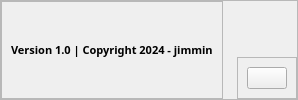
     <widget class="QFrame" name="footer">
      <property name="styleSheet">
       <string notr="true"/>
      </property>
      <property name="frameShape">
       <enum>QFrame::StyledPanel</enum>
      </property>
      <property name="frameShadow">
       <enum>QFrame::Raised</enum>
      </property>
      <layout class="QHBoxLayout" name="horizontalLayout_3">
       <property name="spacing">
        <number>7</number>
       </property>
       <property name="leftMargin">
        <number>0</number>
       </property>
       <property name="topMargin">
        <number>0</number>
       </property>
       <property name="rightMargin">
        <number>0</number>
       </property>
       <property name="bottomMargin">
        <number>0</number>
       </property>
       <item>
        <widget class="QFrame" name="footer_left">
         <property name="frameShape">
          <enum>QFrame::StyledPanel</enum>
         </property>
         <property name="frameShadow">
          <enum>QFrame::Raised</enum>
         </property>
         <layout class="QHBoxLayout" name="horizontalLayout_7">
          <item alignment="Qt::AlignVCenter">
           <widget class="QLabel" name="copyright">
            <property name="font">
             <font>
              <family>Arial Black</family>
              <pointsize>8</pointsize>
              <weight>75</weight>
              <bold>true</bold>
             </font>
            </property>
            <property name="styleSheet">
             <string notr="true"/>
            </property>
            <property name="text">
             <string>Version 1.0 | Copyright 2024 - jimmin</string>
            </property>
           </widget>
          </item>
         </layout>
        </widget>
       </item>
       <item>
        <widget class="QFrame" name="footer_mid">
         <property name="frameShape">
          <enum>QFrame::StyledPanel</enum>
         </property>
         <property name="frameShadow">
          <enum>QFrame::Raised</enum>
         </property>
        </widget>
       </item>
       <item alignment="Qt::AlignBottom">
        <widget class="QFrame" name="footer_right">
         <property name="frameShape">
          <enum>QFrame::StyledPanel</enum>
         </property>
         <property name="frameShadow">
          <enum>QFrame::Raised</enum>
         </property>
         <layout class="QHBoxLayout" name="horizontalLayout_8">
          <item alignment="Qt::AlignRight|Qt::AlignVCenter">
           <widget class="QPushButton" name="pushButton_about">
            <property name="text">
             <string/>
            </property>
            <property name="icon">
             <iconset resource="image.qrc">
              <normaloff>:/newPrefix/image/help-32.png</normaloff>:/newPrefix/image/help-32.png</iconset>
            </property>
            <property name="iconSize">
             <size>
              <width>16</width>
              <height>16</height>
             </size>
            </property>
           </widget>
          </item>
         </layout>
        </widget>
       </item>
      </layout>
     </widget>
